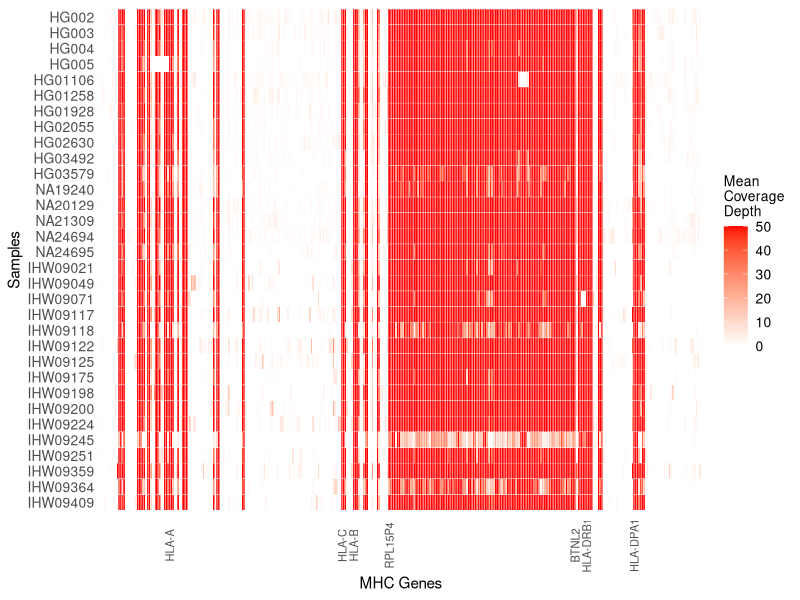
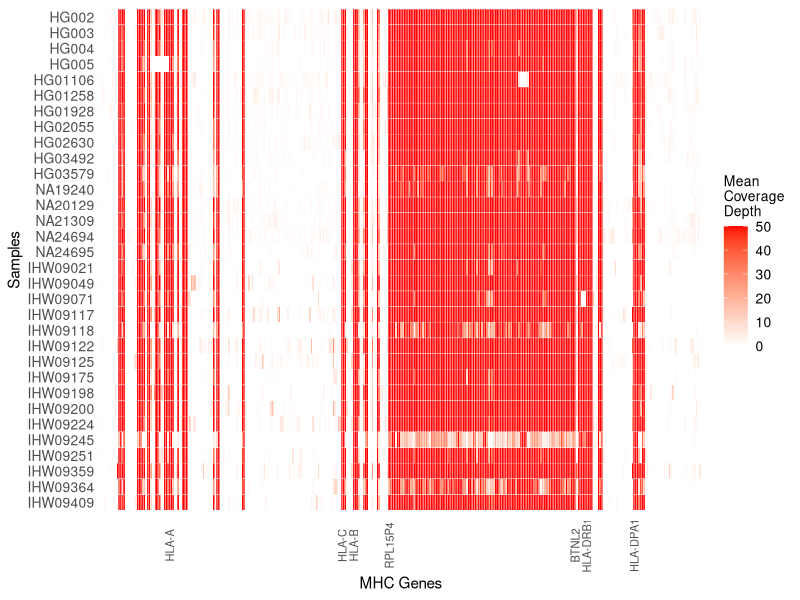

Source code (R) for these figures, in order:
library(tidyr)
library(ggplot2)

setwd("/Users/matt/Documents/GitHub/mhc/scripts/visualizations/heat_map/")

# Read the data
data <- read.table("pacbio_genes.txt", header = TRUE, sep = "\t", stringsAsFactors = FALSE)

# Handle duplicate gene names
rownames(data) <- make.unique(data[, 1])  # Ensure unique gene names
gene_order <- rownames(data)              # Store the original gene order
data <- data[, -1]                        # Remove the first column (gene names)

# Transpose the data so genes are columns and samples are rows
heatmap_data <- t(as.matrix(data))        # Transpose the matrix
heatmap_data[heatmap_data > 50] <- 50
sample_order <- rev(rownames(heatmap_data))  # Reverse the sample order

# Convert to a data frame for ggplot
df <- as.data.frame(heatmap_data)
df$Sample <- rownames(heatmap_data)       # Add sample names as a column

# Pivot to long format for ggplot
df_long <- pivot_longer(
  df,
  cols = -Sample,                  # All columns except "Sample"
  names_to = "Gene",               # Gene names
  values_to = "Depth"              # Depth values
)

# Ensure Samples and Genes retain their original order
df_long$Sample <- factor(df_long$Sample, levels = sample_order)  # Reverse sample order
df_long$Gene <- factor(df_long$Gene, levels = gene_order)  

# Specify genes to label
genes_to_label <- c(
  "HLA-A", "HLA-B", "HLA-C", "RPL15P4", "BTNL2", "HLA-DRB1", "HLA-DPA1"
)

# Conditional axis labels for specified genes
gene_labels <- ifelse(levels(df_long$Gene) %in% genes_to_label, levels(df_long$Gene), "")

# Plot the heatmap
figure <- ggplot(df_long, aes(x = Gene, y = Sample, fill = Depth)) +
  geom_tile(color = "white") +
  scale_fill_gradient(low = "white", high = "red") +
  #scale_fill_viridis_c(option = "viridis", name = "Mean\nCoverage\nDepth") +
  theme_minimal() +
  theme(
    axis.text.x = element_text(size = 8, angle = 90, hjust = 0.5, vjust = 0.5),  # Rotate x-axis labels
    axis.ticks.x = element_blank(),                               # Remove x-axis ticks
    axis.text.y = element_text(size = 10),                        # Adjust y-axis text size
    panel.grid = element_blank(),                                 # Remove gridlines
    legend.title = element_text(size = 10),                       # Adjust legend title size
    legend.text = element_text(size = 10)                         # Adjust legend text size
  ) +
  labs(
    x = "MHC Genes",                  # Label for x-axis
    y = "Samples",                    # Label for y-axis
    fill = "Mean\nCoverage\nDepth"    # Legend title
  ) +
  scale_x_discrete(labels = gene_labels)  # Apply conditional labels for x-axis

figure


ggsave(filename = "heat_map_red.png", plot = figure, width=169, units = "mm")
